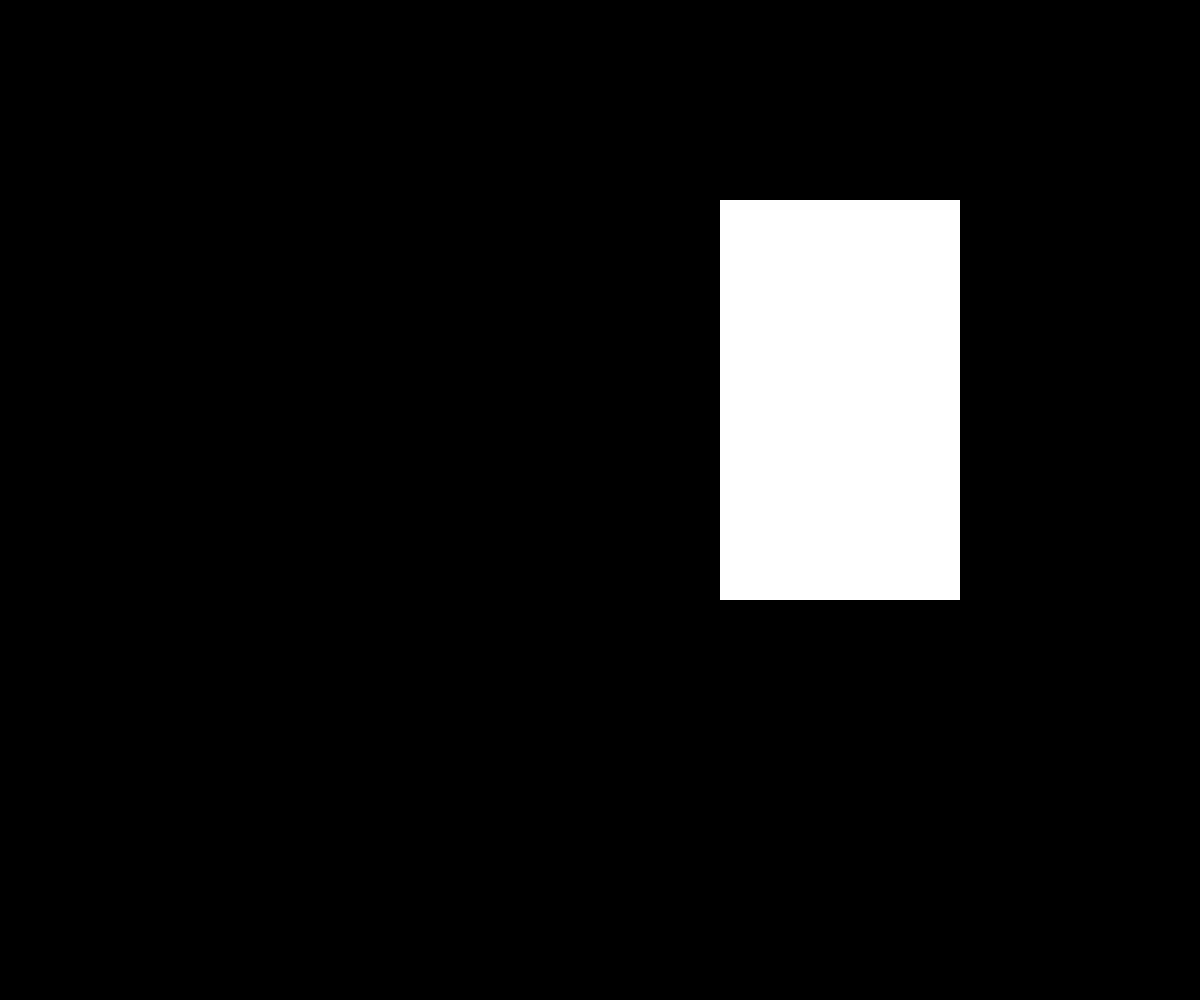
Frame 1 (no input)
Frame 60 (no input): blank canvas, image omitted
Frame 120 (the mouse pressed at the canvas centre since frame 60): blank canvas, image omitted

The p5.js sketch that drew this single still picture (run headless with seeded random() and noise() and a simulated clock; from frame 60 on, the mouse is pressed at the canvas centre):

// p5.js sketch
// ── sketch.js
// SPACE = REGENERATE
// D = DISPLAY
// 1,2,3,4 = PRESET DENSITIES
// UP, DOWN = FADING SPEED
// LEFT, RIGHT = JUMP PRESENT DENSITIES
// A = AUTO VS. MANUAL (AUTO MEANS WEIGHTED RANDOM)

// Press 'f' to turn flash on/off
// FLASH SETTINGS
const FPS = 60;
const FLASH_INTERVAL = FPS * 10 // Will flash every 10s
const FLASH_HOLD = FPS * 0.5 // For 1/2 a second
const FLASH_BG = 128

// Press 'f' to turn flash on/off
let flash = false;

// GOL SETTINGS
const INTERVAL_IN_SECONDS = 60 // Time between generations in seconds
let density = 0.1 // Density (0.01 to 0.75)
let visRes = 3; // Visible resolution (number of columns and rows)
let pace = 5; // From 0-255 How fast to fade in / fade out per frame

/////////////////////////////////////////////
let w, h, columns, rows, board, pboard, next;
let auto = true;
let fadeIn = 0;
let fadeOut = 255;
let generateInterval = FPS * INTERVAL_IN_SECONDS; // Time between generations in seconds
let seedWeights = [0, 10, 20, 50, 20]; // DENSITY WEIGHT, IGNORE FIRST '0'
let weights = [];
let densities = [-1, 0.01, 0.05, 0.1, 0.5, 0.75]; // DENSITY PRESET
let di = 5; // CHANGE STARTING DENSITY HERE
let res = visRes + 2;
let debug = false;
let go = true;

console.log("DENSITY: ", density, "INTERVAL: ", generateInterval);

function setup() {
  let tWeight = 0;
  for (i = 0; i < seedWeights.length; i++) {
    tWeight = tWeight + seedWeights[i];
    weights.push(tWeight);
  }

  noStroke();
  createCanvas(windowWidth, windowHeight);
  background(0);
  w = windowWidth / res;
  h = windowHeight / res;
  // Calculate columns and rows
  columns = res + 2;
  rows = res + 2;
  // Wacky way to make a 2D array is JS
  board = new Array(columns);
  for (let i = 0; i < columns; i++) {
    board[i] = new Array(rows);
  }
  // Going to use multiple 2D arrays and swap them
  next = new Array(columns);
  for (i = 0; i < columns; i++) {
    next[i] = new Array(rows);
  }
  init();
  generate();
}

function draw() {
  // background(255);
  push();
  translate(-w, -h);

  if (frameCount % generateInterval == 1) {
    fadeIn = 0;
    fadeOut = 255;
    //pace = 512 / generateInterval;
    //pace = random(300, 600)/generateInterval;
    pboard = board;
    generate();
  }

  // draw new board
  changeCount = 0;
  if (pboard) {
    for (let i = 0; i < columns; i++) {
      for (let j = 0; j < rows; j++) {
        if (pboard[i][j] == board[i][j] && pboard[i][j] == 1) {
          // if both are white
          fill(255);
        } else if (pboard[i][j] != board[i][j] && pboard[i][j] == 1) {
          // if it used to be white
          fill(fadeOut);
          changeCount++;
        } else if (pboard[i][j] != board[i][j] && pboard[i][j] == 0) {
          // if it used to be black
          fill(fadeIn);
          changeCount++;
        } else {
          // if both are black
          fill(0);
        }
        noStroke();
        rect(i * w, j * h, w, h);
      }
    }
    if (auto && changeCount == 0) {
      init();
    }
  } else {
    // first board
    for (let i = 0; i < columns; i++) {
      for (let j = 0; j < rows; j++) {
        if (board[i][j] == 1) {
          fill(fadeIn);
        } else {
          fill(0);
        }
        noStroke();
        rect(i * w, j * h, w, h);
      }
    }
  }
  fadeIn += pace;
  fadeOut -= pace;
  pop();
  if (debug) {
    fill(255, 0, 0);
    textSize(height / 75);
    textAlign(RIGHT, BOTTOM);
    text("auto:" + auto + "\tinterval:" + generateInterval + "\tdensity:" + density, width, height);
    // text("speed:" + generateInterval, w, height + h);
    // text("   density:" + density, w, height + h);
    // text("auto:" + auto,  w, height + h);
    // text("speed:" + generateInterval, w, height + h);
    // text("density:" + density, w, height + h);
  }

  if (flash) {
    let f = frameCount % FLASH_INTERVAL;
    if (f > 0 && f < FLASH_HOLD) background(FLASH_BG);
  }
}

// Fill board randomly
function init() {
  for (let i = 0; i < columns; i++) {
    for (let j = 0; j < rows; j++) {
      // Lining the edges with 0s
      if (i == 0 || j == 0 || i == columns - 1 || j == rows - 1)
        board[i][j] = 0;
      // Filling the rest randomly
      else board[i][j] = random(1) <= density ? 1 : 0;
      next[i][j] = 0;
    }
  }
}

// The process of creating the new generation
function generate() {
  console.log("generate");
  // Loop through every spot in our 2D array and check spots neighbors
  for (let x = 1; x < columns - 1; x++) {
    for (let y = 1; y < rows - 1; y++) {
      // Add up all the states in a 3x3 surrounding grid
      let neighbors = 0;
      for (let i = -1; i <= 1; i++) {
        for (let j = -1; j <= 1; j++) {
          neighbors += board[x + i][y + j];
        }
      }

      // A little trick to subtract the current cell's state since
      // we added it in the above loop
      neighbors -= board[x][y];
      // Rules of Life
      if (board[x][y] == 1 && neighbors < 2) next[x][y] = 0;
      // Loneliness
      else if (board[x][y] == 1 && neighbors > 3) next[x][y] = 0;
      // Overpopulation
      else if (board[x][y] == 0 && neighbors == 3) next[x][y] = 1;
      // Reproduction
      else next[x][y] = board[x][y]; // Stasis
    }
  }

  // Swap!
  let temp = board;
  board = next;
  next = temp;
}

function keyPressed() {
  // if user presses 1, decrease generate interval by 50 until it reaches 300, if user presses 2, increase generate interval by 50 until it reaches 900

  if(key == '1' || key == '2' || key == '3' || key == '4' || key == '5') density = densities[key];

  switch (keyCode) {
    case RIGHT_ARROW:
      generateInterval += 100;
      break;
    case LEFT_ARROW:
      generateInterval -= 100;
      break;
  }


switch (keyCode) {
  case 32:
    go = !go;
    if (go) loop();
    else noLoop();
    console.log(go ? "Go" : "Pause");
    break;
  case BACKSPACE:
    init();
    break;
  case SHIFT:
    debug = !debug;
    break;
  case ENTER:
    auto = !auto;
    break;
}

switch (key) {
    case 'f':
      flash = !flash;
      console.log('flash on?', flash);
  }

// Half a second to 15 seconds
generateInterval = constrain(generateInterval, 30, 900);

console.log("current generation interval: " + generateInterval);
console.log("current density: " + density);

}
